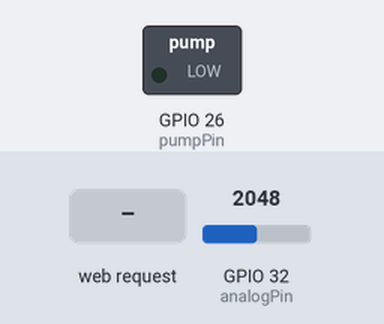
This sketch was run on a simulated ESP32. Parts: switched loads named in the sketch (green lamp = pin HIGH). The inputs (shaded band) are chosen by the test bench; at power-on: GPIO 32 (analogPin) = 2048. WiFi joins after 1.5 s; servers stay silent unless stated; uploads are accepted with an empty reply; what the sketch prints to the serial monitor is not drawn.

Above: at 2.7 s.
2.8 s: HTTP request GET /command?action=WATER received
At 4.0 s:
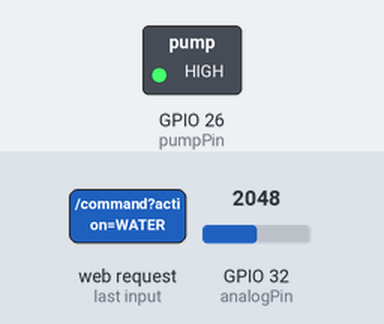
Timing chart, 0 to 7.3 s (numbered marks = the images above; inputs shaded):
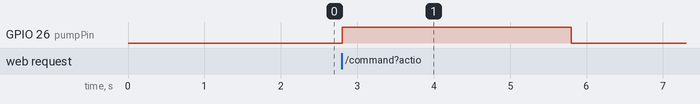

The sketch:

wateringfinal.ino
```cpp
#include <WiFi.h>
#include <WebServer.h>
#include <HTTPClient.h>


const char* ssid = "xxxxo";
const char* password = "12345678";

const String serverURL = "http://10.90.128.97/elect/watering_system_db.php";


WebServer server(80);

const int analogPin = 32;
const int pumpPin    = 26;

const int PUMP_ON  = HIGH;
const int PUMP_OFF = LOW;

const unsigned long PUMP_DURATION_MS = 3000UL;
const unsigned long MIN_INTERVAL_MS  = 10000UL;
const unsigned long LOG_INTERVAL_MS  = 10000UL;

unsigned long pumpStart = 0;
unsigned long lastPump  = 0;
unsigned long lastSend  = 0;

bool pumpRunning = false;
bool isDry = false;
bool systemEnabled = true;
int wateringCount = 0;


const char htmlPage[] PROGMEM = R"rawliteral(
<!DOCTYPE html>
<html lang="en">
<head>
<meta charset="UTF-8">
<meta name="viewport" content="width=device-width, initial-scale=1.0">
<title>Automatic Yan</title>
<style>
:root {
    --bg: #FCFCF9;
    --surface: #FFFEFD;
    --muted: #667074;
    --text: #13343B;
    --primary: #21808D;
    --primary-600: #1D747F;
    --card-border: rgba(64, 77, 94, 0.12);
    --card-border-2: rgba(120, 94, 54, 0.08);
    --radius: 12px;
    --shadow: 0 4px 12px rgba(0,0,0,0.05);
}
@media (prefers-color-scheme: dark) {
    :root {
        --bg: #4be1e1;
        --bg2:rgb(0, 0, 0);
        --surface: #262828;
        --muted: #A7A9A9;
        --text: #F5F5F5;
        --primary: #32B8C6;
        --primary-600: #1EA7B3;
        --card-border: rgba(119,124,124,0.2);
        --card-border-2: rgba(119,124,124,0.12);
    }
}
* { box-sizing: border-box; margin: 0; padding: 0; }
html,body { height: 100%; }
body {
    background: linear-gradient(var(--bg), var(--bg2));
    color: var(--text);
    font-family: -apple-system, BlinkMacSystemFont, "Segoe UI", Roboto, "Helvetica Neue", Arial;
    display: flex;
    align-items: center;
    justify-content: center;
    padding: 24px;
}
.container {
    width: 100%;
    max-width: 520px;
    background: var(--surface);
    border: 1px solid var(--card-border);
    border-radius: 16px;
    padding: 28px;
    box-shadow: var(--shadow);
}
h1 {
    font-size: 24px;
    margin-bottom: 6px;
    text-align: center;
}
.subtitle {
    text-align: center;
    color: var(--muted);
    font-size: 13px;
    margin-bottom: 20px;
}
.section {
    background: transparent;
    margin-bottom: 18px;
}
.welcome {
    text-align: center;
    padding: 12px;
    border-radius: var(--radius);
    border: 1px solid var(--card-border-2);
    background: transparent;
    margin-bottom: 16px;
}
.welcome .date {
    color: var(--muted);
    font-size: 13px;
}
.controls {
    display: flex;
    justify-content: center;
    align-items: center;
    gap: 12px;
    margin-bottom: 12px;
}
.status-display {
    text-align: center;
    color: var(--muted);
    font-size: 14px;
}
.info-card {
    border-radius: 12px;
    padding: 16px;
    border: 1px solid var(--card-border-2);
    background: transparent;
    text-align: center;
}
.info-card label {
    display:block;
    font-size: 12px;
    color: var(--muted);
    text-transform: uppercase;
    letter-spacing: 0.6px;
    margin-bottom: 8px;
}
.info-value {
    font-size: 20px;
    font-weight: 600;
    color: var(--text);
}
.indicators {
    display:flex;
    align-items:center;
    justify-content:center;
    gap:10px;
    margin-top: 8px;
}
.dot {
    width: 12px;
    height: 12px;
    border-radius: 50%;
    background: var(--card-border-2);
}
.dot.active {
    background: var(--primary);
    box-shadow: 0 0 10px rgba(33,128,141,0.14);
}
.button {
    display: inline-block;
    padding: 10px 16px;
    border-radius: 10px;
    background: var(--primary);
    color: #fff;
    border: none;
    cursor: pointer;
    font-weight: 600;
    transition: background 0.15s;
}
.button.secondary {
    background: transparent;
    color: var(--primary);
    border: 1px solid var(--card-border);
}
.button:active { transform: translateY(1px); }
.log {
    margin-top: 12px;
    max-height: 70px;
    overflow-y: auto;
    border-radius: 10px;
    padding: 10px;
    border: 1px solid var(--card-border-2);
    background: transparent;
}
.log-entry {
    display:flex;
    justify-content:space-between;
    padding: 8px;
    border-radius: 8px;
    background: var(--surface);
    margin-bottom: 8px;
    font-size: 13px;
}

/* Responsive */
@media (max-width:420px) {
    .container { padding: 18px; }
    .info-value { font-size:18px; }
}
</style>
</head>
<body>
<div class="container">
  <h1>Water Irrigation</h1>
  <p class="subtitle">Automatic Plant Watering System</p>

  <div class="welcome">
    <div class="welcome-text">Today is <span id="welcomeDateTime"></span></div>
    <div class="date" id="welcomeDay"></div>
  </div>

  <div class="section controls">
    <div>
      <div class="status-label"></div>
      <button id="toggleSystemBtn" class="button secondary" onclick="toggleSystem()">Toggle System</button>
    </div>
    <div style="min-width:160px;">
      <div class="status-display" id="systemStatus">System ON</div>
    </div>
  </div>

  <div class="section info-card">
    <label>Plant Condition</label>
    <div class="indicators">
      <div class="dot" id="dryDot"></div>
      <div class="info-value" id="moistureStatus">Checking...</div>
      <div class="dot" id="wetDot"></div>
    </div>
    <div style="margin-top:12px;">
      <button id="waterNowBtn" class="button">Water Now</button>
    </div>
    <div style="margin-top:8px;font-size:12px;color:var(--muted);" id="sensorUpdate">Last checked: --:--:--</div>
  </div>

  <div class="section log">
    <div style="display:flex;justify-content:space-between;align-items:center;margin-bottom:8px;">
      <div style="font-weight:600;font-size:13px;color:var(--muted);">Status Log</div>
      <div style="font-size:12px;color:var(--muted);" id="logCount">0</div>
    </div>
    <div id="logContainer">
    </div>
  </div>
</div>

<script>
function formatTime(d){
  return d.toLocaleTimeString();
}
function updateWelcome() {
  const d = new Date();
  document.getElementById('welcomeDateTime').textContent = d.toLocaleDateString() + ' ' + d.toLocaleTimeString();
  document.getElementById('welcomeDay').textContent = d.toLocaleString(undefined, { weekday: 'long' });
}
setInterval(updateWelcome, 1000);
updateWelcome();

let systemOn = true;

async function fetchData(){
  try {
    const res = await fetch('/command?action=status');
    const data = await res.json();

    const moistureEl = document.getElementById('moistureStatus');
    const dryDot = document.getElementById('dryDot');
    const wetDot = document.getElementById('wetDot');
    const sensorUpdate = document.getElementById('sensorUpdate');

    if(data.moisture === 'dry') {
      moistureEl.textContent = 'DRY (' + data.moisturePercent + '%)';
      dryDot.classList.add('active');
      wetDot.classList.remove('active');
    } else {
      moistureEl.textContent = 'WET (' + data.moisturePercent + '%)';
      dryDot.classList.remove('active');
      wetDot.classList.add('active');
    }

    sensorUpdate.textContent = 'Last checked: ' + formatTime(new Date());

    // add to log
    const log = document.getElementById('logContainer');
    const entry = document.createElement('div');
    entry.className = 'log-entry';
    entry.innerHTML = '<div>' + new Date().toLocaleTimeString() + ' — ' + data.moisture.toUpperCase() + '</div><div>' + data.moisturePercent + '%</div>';
    log.prepend(entry);

    // keep log count display
    const count = log.childElementCount;
    document.getElementById('logCount').textContent = count;
    // limit entries
    while (log.childElementCount > 20) log.removeChild(log.lastChild);

    // update system status display
    document.getElementById('systemStatus').textContent = systemOn ? 'System ON' : 'System OFF';
  } catch (e) {
    console.error('Fetch error', e);
  }
}

setInterval(fetchData, 2000);
fetchData();

function toggleSystem(){
  systemOn = !systemOn;
  const btn = document.getElementById('toggleSystemBtn');
  if(systemOn){
    btn.classList.remove('secondary');
    btn.textContent = 'Disable System';
    fetch('/command?action=ON').catch(()=>{});
  } else {
    btn.classList.add('secondary');
    btn.textContent = 'Enable System';
    fetch('/command?action=OFF').catch(()=>{});
  }
  document.getElementById('systemStatus').textContent = systemOn ? 'System ON' : 'System OFF';
}

document.getElementById('waterNowBtn').addEventListener('click', function(){
  fetch('/command?action=WATER').catch(()=>{});
});
</script>
</body>
</html>
)rawliteral";


void logToDatabase(int moisturePercent, const String& moistureLevel, int count) {
  if (WiFi.status() != WL_CONNECTED) {
    Serial.println("WiFi not connected. Skipping DB log.");
    return;
  }

  HTTPClient http;
  http.begin("http://10.90.128.97/elect/watering_system_db.php");
  http.addHeader("Content-Type", "application/x-www-form-urlencoded");

  String moistureStr = String(moisturePercent) + "%";
  String postData = "moisture=" + moistureStr +
                    "&moisture_level=" + moistureLevel +
                    "&count=" + String(count);

  int httpResponseCode = http.POST(postData);
  if (httpResponseCode > 0) {
    String response = http.getString();
    Serial.printf("HTTP %d : %s\n", httpResponseCode, response.c_str());
  } else {
    Serial.printf("HTTP POST failed, error: %d\n", httpResponseCode);
  }
  http.end();
}


void setup() {
  Serial.begin(115200);

  pinMode(analogPin, INPUT);
  pinMode(pumpPin, OUTPUT);
  digitalWrite(pumpPin, PUMP_OFF);

  WiFi.begin(ssid, password);
  while (WiFi.status() != WL_CONNECTED) {
    Serial.print(".");
    delay(300);
  }
  Serial.println("\nWiFi connected!");
  Serial.print("IP: ");
  Serial.println(WiFi.localIP());

  server.on("/", HTTP_GET, [](){
    server.send(200, "text/html", htmlPage);
  });

  server.on("/command", HTTP_GET, []() {

    int raw = analogRead(analogPin);
    int moisturePercent = 100 - ((raw * 100) / 4095);
    moisturePercent = constrain(moisturePercent, 0, 100);

    isDry = (moisturePercent <= 35);
    String moistureText = isDry ? "dry" : "wet";

    String action = server.arg("action");

    if(action == "WATER") startPump();
    else if(action == "ON") systemEnabled = true;
    else if(action == "OFF") { systemEnabled = false; stopPump(); }


    String json = "{";
    json += "\"moisture\":\"" + moistureText + "\",";
    json += "\"moisturePercent\":" + String(moisturePercent) + ",";
    json += "\"count\":" + String(wateringCount);
    json += "}";

    server.send(200, "application/json", json);
  });

  server.begin();

  lastSend = millis();
}

void loop() {
  server.handleClient();

  int raw = analogRead(analogPin);
  int moisturePercent = 100 - ((raw * 100) / 4095);
  moisturePercent = constrain(moisturePercent, 0, 100);


  isDry = (moisturePercent <= 35);

  unsigned long now = millis();

  if(systemEnabled && !pumpRunning && isDry && (now - lastPump >= MIN_INTERVAL_MS)) {
    startPump();
  }

  if(pumpRunning && (now - pumpStart >= PUMP_DURATION_MS)) stopPump();

  if (now - lastSend >= LOG_INTERVAL_MS) {
    String level = isDry ? "dry" : "wet";
    logToDatabase(moisturePercent, level, wateringCount);
    lastSend = now;
  }
}


void startPump() {
  pumpRunning = true;
  pumpStart = millis();
  lastPump = millis();
  digitalWrite(pumpPin, PUMP_ON);
  wateringCount++;
  Serial.println("Pump ON");

  int raw = analogRead(analogPin);
  int moisturePercent = 100 - ((raw * 100) / 4095);
  moisturePercent = constrain(moisturePercent, 0, 100);
  String level = (moisturePercent <= 35) ? "dry" : "wet";
  logToDatabase(moisturePercent, level, wateringCount);
}

void stopPump() {
  pumpRunning = false;
  digitalWrite(pumpPin, PUMP_OFF);
  Serial.println("Pump OFF");
}
```

Measured:
- after the input at 2.8 s, GPIO 26 (pumpPin): LOW → HIGH at once, → LOW 3.0 s later
